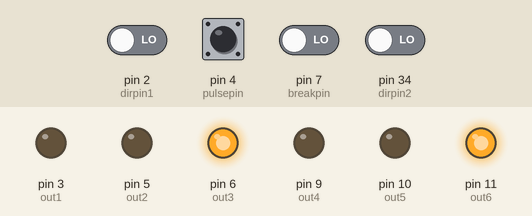
Recording of a sketch running on a simulated Arduino Mega 2560, built with avr-gcc and run on an emulated ATmega2560. Shown: output pins drawn as LEDs (lit = HIGH). The test bench sets the inputs (shaded band); at power-on: pin 2 (dirpin1), pin 4 (pulsepin), pin 7 (breakpin), pin 34 (dirpin2) LOW.

Above: at 1.2 s.
1.3 s: pin 7 (breakpin) driven HIGH
At 2.3 s:
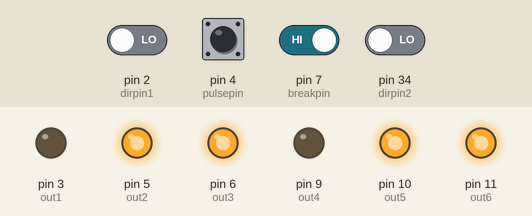
2.8 s: pin 2 (dirpin1) driven HIGH
At 3.4 s:
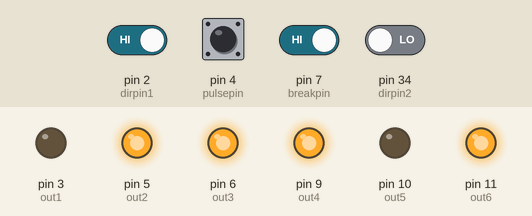
4.3 s: pin 34 (dirpin2) driven HIGH
At 4.6 s:
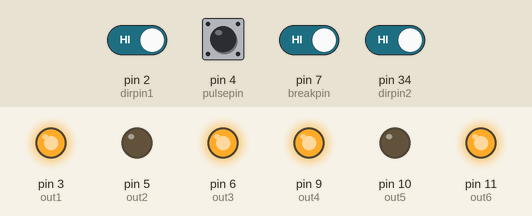
5.8 s: pin 2 (dirpin1) driven LOW
At 6.9 s:
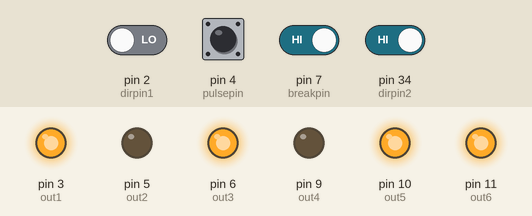
7.3 s: pin 7 (breakpin) driven LOW
At 8.0 s:
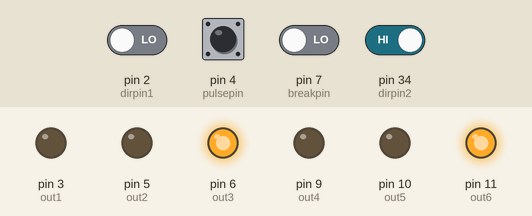
Timing chart, 0 to 9.8 s (numbered marks = the images above; inputs shaded):
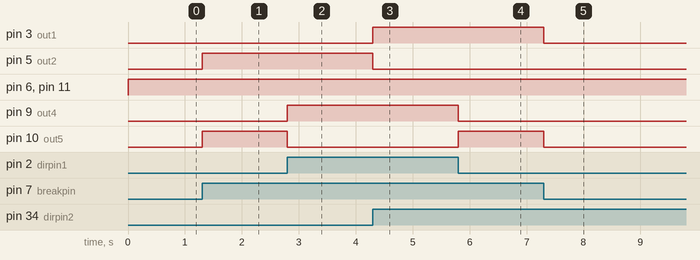

Measured:
- after the input at 1.3 s, pin 5 (out2), pin 10 (out5): LOW → HIGH at once
- after the input at 2.8 s, pin 9 (out4): LOW → HIGH at once; pin 10 (out5): HIGH → LOW at once
- after the input at 4.3 s, pin 3 (out1): LOW → HIGH at once; pin 5 (out2): HIGH → LOW at once
- after the input at 5.8 s, pin 9 (out4): HIGH → LOW at once; pin 10 (out5): LOW → HIGH at once
- after the input at 7.3 s, pin 3 (out1), pin 10 (out5): HIGH → LOW at once

The sketch:

motor_driver.ino
```cpp
/**
 * @file
 * Handle translating incoming data signals from another device (Raspberry Pi)
 * to motor controls.
 */

/**
 * Pin Descriptions:
 *
 * direction = 2, 34
 * pulseflag = 4
 * break     = 7
 *
 */

/**
 * Direction Pins Translation:
 *
 * Forward   = 00
 * Reverse   = 11
 * Left      = 01
 * Right     = 10
 */

// Incoming pins
int dirpin1  = 2;
int dirpin2  = 34;
int breakpin = 7;
int pulsepin = 4;
int lightpin = 8;

// Outgoing pins
// Motor 1
int out1 = 3;
int out2 = 5;
int out3 = 6;

// Motor 2
int out4 = 9;
int out5 = 10;
int out6 = 11;

int lights = 14;

// Free pins
// 12, 13

// Logic for implementing short bursts of activity on a motor.
// Not currently implemented.
boolean pulse = false;
boolean oldPinSetting = false;

void setup() {
  // Initialize input and output pins
  pinMode(dirpin1,  INPUT);
  pinMode(dirpin2,  INPUT);
  pinMode(breakpin, INPUT);
  pinMode(pulsepin, INPUT);
  pinMode(lightpin, INPUT);
  pinMode(out1, OUTPUT);
  pinMode(out2, OUTPUT);
  pinMode(out3, OUTPUT);
  pinMode(out4, OUTPUT);
  pinMode(out5, OUTPUT);
  pinMode(out6, OUTPUT);
}

void loop() {
  // State setting flip for the motor pulse.
  // Not currently implemented.
  boolean readPulse = digitalRead(pulsepin) == HIGH ? true : false;
  pulse = false;
  if (oldPinSetting != readPulse) {
    oldPinSetting = readPulse;
    pulse = true;
  }

  // Read state of direction pins.
  int p1 = (int) digitalRead(dirpin1);
  int p2 = (int) digitalRead(dirpin2);

  // Read the state of the break. Convert it into a boolean.
  boolean cease = (boolean) digitalRead(breakpin);
  cease = !cease;
  parseAndActivate(p1, p2, cease, false);
}

/**
 * Activate motors to move the robot forward.
 */
void setForward(boolean pulse) {
  digitalWrite(out1, LOW);
  digitalWrite(out2, HIGH);
  digitalWrite(out3, HIGH);

  digitalWrite(out4, LOW);
  digitalWrite(out5, HIGH);
  digitalWrite(out6, HIGH);

  if (pulse) {
    delay(1000);
    setBreak();
  }
}

/**
 * Activate motors to move the robot backward.
 */
void setReverse(boolean pulse) {
  digitalWrite(out1, HIGH);
  digitalWrite(out2, LOW);
  digitalWrite(out3, HIGH);

  digitalWrite(out4, HIGH);
  digitalWrite(out5, LOW);
  digitalWrite(out6, HIGH);

  if (pulse) {
    delay(1000);
    setBreak();
  }
}

/**
 * @see CanaKit motor driver docs.
 * Stop the motors.
 */
void setBreak() {
  digitalWrite(out1, LOW);
  digitalWrite(out2, LOW);
  digitalWrite(out3, HIGH);

  digitalWrite(out4, LOW);
  digitalWrite(out5, LOW);
  digitalWrite(out6, HIGH);
}

/**
 * Activate motors on the left side to turn us right.
 */
void setRight(boolean pulse) {
  digitalWrite(out1, HIGH);
  digitalWrite(out2, LOW);
  digitalWrite(out3, HIGH);

  digitalWrite(out4, LOW);
  digitalWrite(out5, HIGH);
  digitalWrite(out6, HIGH);

  if (pulse) {
    delay(1000);
    setBreak();
  }
}

/**
 * Activate motors on the right side to turn us left.
 */
void setLeft(boolean pulse) {
  digitalWrite(out1, LOW);
  digitalWrite(out2, HIGH);
  digitalWrite(out3, HIGH);

  digitalWrite(out4, HIGH);
  digitalWrite(out5, LOW);
  digitalWrite(out6, HIGH);

  if (pulse) {
    delay(1000);
    setBreak();
  }
}

/**
 * Use informationfrom both direction pins, the stop signal and the pulse
 * signal. Translate these into activations or deactivations on the motots.
 *
 * 00 Forward
 * 10 Right
 * 01 Left
 * 11 Reverse
 */
void parseAndActivate(int p1, int p2, boolean cease, boolean pulse) {
  if (cease) {
    setBreak();
    return;
  }
  // Since this isn't in use right now, just force the pulse to false.
  pulse = false;
  if (p1 == 0 && p2 == 0) {
    setForward(pulse);
  }
  else if(p1 == 1 && p2 == 1) {
    setReverse(pulse);
  }
  else if (p1 == 1 && p2 == 0) {
    setLeft(pulse);
  }
  else if (p1 == 0 && p2 == 1) {
    setRight(pulse);
  }
}
```
